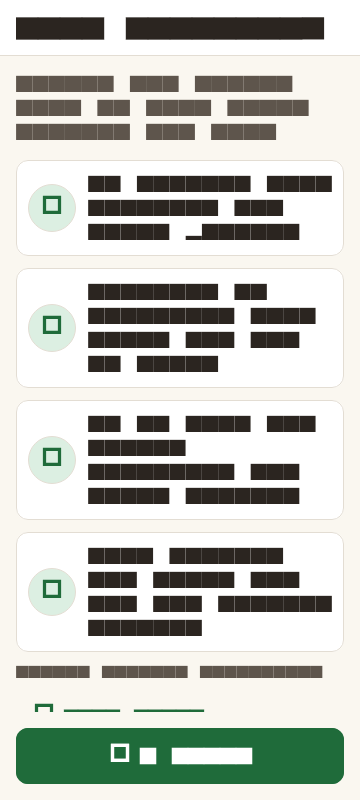
#> input picture apps/mobile/apps/agent/test/goldens/goldens/a05_disclosure_light.png, 360 x 800 px
$ python -i prepare.py   (imports and definitions only)
#> lines starting #> are read from the running program, lines starting #| are printed output that depends on the picture
#> further down, picture is the input picture: PIL image 360x800 RGBA; mean R, G, B, A 195.3, 197.9, 191.1, 255
"""Build data/cache/ (256x256 JPEGs) and data/manifest.csv from data/raw/ + synthetic negatives.

Usage: uv run python data/prepare.py [--limit N]   (--limit caps every source, for smoke tests)

* Each source is sampled deterministically (seeded shuffle, then `max_images`).
* Images are resized so the short side is 256 and centre-cropped to 256x256 (train crops 224).
* The split is a stable hash of (source id, source key) -- see ondevice/manifest.py.
* All rows are public bootstrap data (SPEC 3.3, source=public) or generated negatives.
"""

from __future__ import annotations

import argparse
import io
import json
import random
import sys
import tarfile
import zipfile
from collections import Counter, defaultdict
from pathlib import Path

import numpy as np
import pyarrow.parquet as pq
from PIL import Image, ImageFilter

sys.path.insert(0, str(Path(__file__).resolve().parent.parent))

from ondevice.config import CACHE_DIR, CACHE_SIZE, DATA_DIR, MANIFEST, SOURCES, TrainConfig  # noqa: E402
from ondevice.manifest import Row, split_for, write_manifest  # noqa: E402

RAW_DIR = DATA_DIR / "raw"
SEED = TrainConfig().seed


def to_square(img: Image.Image, size: int = CACHE_SIZE) -> Image.Image:
#> called with size = 256
    img = img.convert("RGB")
    w, h = img.size
#> w = 360; h = 800
    scale = size / min(w, h)
#> scale = 0.711
    img = img.resize((max(size, round(w * scale)), max(size, round(h * scale))), Image.Resampling.BILINEAR,
                     reducing_gap=3.0)
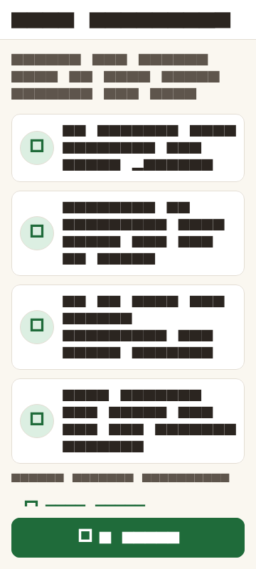
#> img: PIL image 256x569 RGB; mean R, G, B 195.3, 197.9, 191.1
    w, h = img.size
#> w = 256; h = 569
    left, top = (w - size) // 2, (h - size) // 2
#> left = 0; top = 156
    return img.crop((left, top, left + size, top + size))
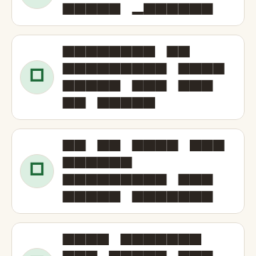
#> returned value: PIL image 256x256 RGB; mean R, G, B 205.4, 204.2, 201.1


# [176 lines left out: functions save, parquet_records, _label_names, prepare_parquet, prepare_caltech, synthetic_image and 3 more, not called in this run]


# [2 lines not run here, left out]

>>> from PIL import Image
>>> picture = Image.open('../../../apps/mobile/apps/agent/test/goldens/goldens/a05_disclosure_light.png')
>>> result = to_square(picture)

$ run again, on apps/mobile/apps/agent/test/goldens/goldens/a06_permissions_light.png
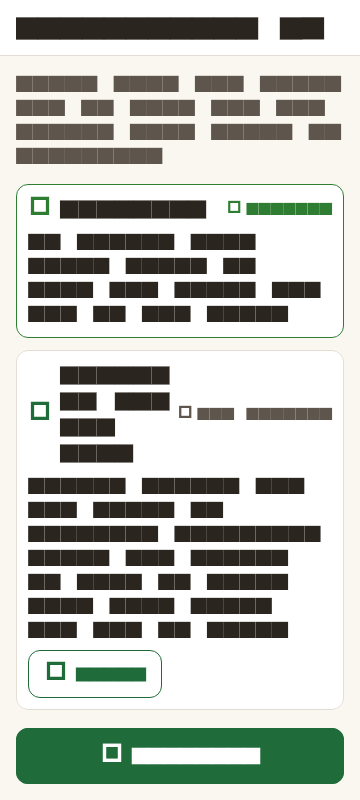
#> input picture apps/mobile/apps/agent/test/goldens/goldens/a06_permissions_light.png, 360 x 800 px
#> picture is the input picture: PIL image 360x800 RGBA; mean R, G, B, A 189.9, 192.9, 186.2, 255
#> in to_square, `img = img.resize((max(size, round(w * scale)), max(size, round(h * sca..`:
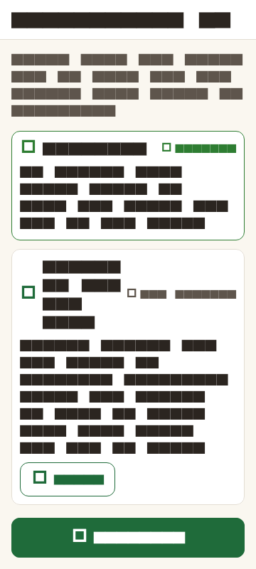
#> img: PIL image 256x569 RGB; mean R, G, B 190, 192.9, 186.2
#> in to_square, `return img.crop((left, top, left + size, top + size))`:
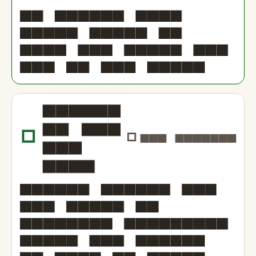
#> returned value: PIL image 256x256 RGB; mean R, G, B 193.7, 192, 189.3

$ run again, on apps/mobile/apps/agent/test/goldens/goldens/a07_registered_light.png
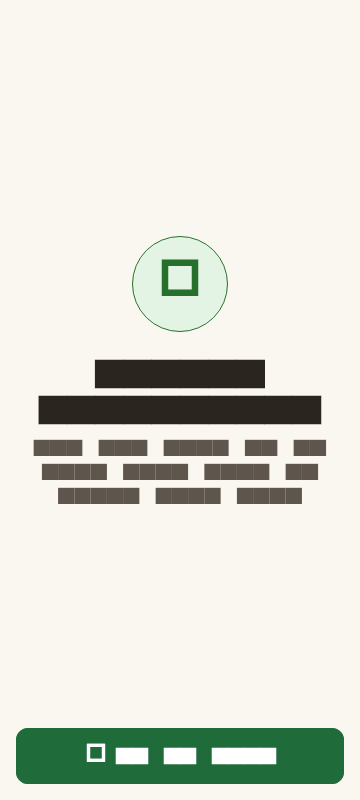
#> input picture apps/mobile/apps/agent/test/goldens/goldens/a07_registered_light.png, 360 x 800 px
#> picture is the input picture: PIL image 360x800 RGBA; mean R, G, B, A 221.6, 223.3, 213.7, 255
#> in to_square, `return img.crop((left, top, left + size, top + size))`:
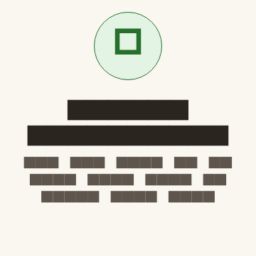
#> returned value: PIL image 256x256 RGB; mean R, G, B 213.7, 211.4, 203.6
